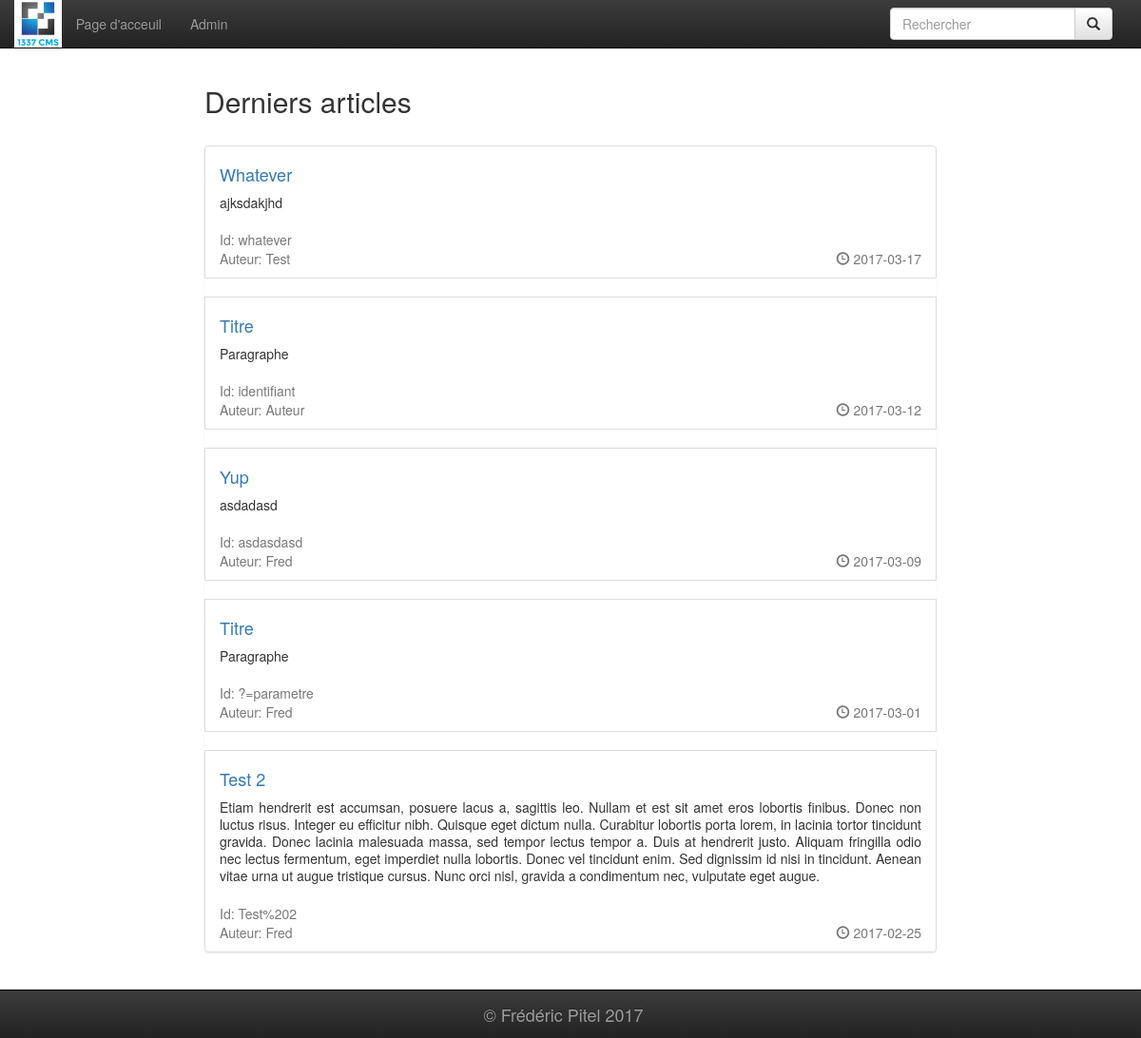
The page / on the database its author committed.
### tables this page shows
CREATE TABLE article (
  id integer primary key,
  titre varchar(100),
  identifiant varchar(50),
  auteur varchar(100),
  date_publication text,
  paragraphe varchar(500)
);

### index.py (the view)
@app.route('/')
def page_accueil():
    date = datetime.date.today().isoformat()
    articles = get_db().get_derniers_articles(date)
    return render_template('acceuil.html',
                           articles=articles)

### database.py (called while the page is built)
    def get_connection(self):
        if self.connection is None:
            self.connection = sqlite3.connect(PATH_TO_DB)
        return self.connection

    def disconnect(self):
        if self.connection is not None:
            self.connection.close()

    def get_derniers_articles(self, date):
        cursor = self.get_connection().cursor()
        cursor.execute("SELECT * FROM article "
                       "WHERE date_publication <= '{}'"
                       "ORDER BY date_publication DESC LIMIT 5;"
                       .format(date))
        return [Article(row) for row in cursor.fetchall()]

### index.py (called while the page is built)
def get_db():
    db = getattr(g, '_database', None)
    if db is None:
        g._database = Database()
    return g._database

@app.teardown_appcontext
def close_connection(exception):
    db = getattr(g, '_database', None)
    if db is not None:
        db.disconnect()

### templates/acceuil.html
{% extends "wrapper.html" %}
{% block content %}
    <h2>Derniers articles</h2><br/>
    {% if not articles %}
        <h3>Aucun article.</h3>
    {% else %}
        <ul class="list-group">
            {% for article in articles %}
                <li class="list-group-item">
                    <h4><a href="/article/{{ article.identifiant }}" class="list-group-item-heading">{{ article.titre }}</a></h4>
                    <p class ="list-group-item-text" style="text-align:justify;">{{ article.paragraphe }}</p><br/>
                    <div class="text-muted">Id: {{ article.identifiant }}</div>
                    <div class="row text-muted">
                        <div class="col-md-6">Auteur: {{ article.auteur }}</div>
                        <div class="col-md-6 text-right"><span class="glyphicon glyphicon-time"></span> {{ article.date }}</div>
                    </div>
                </li>
                {% if not loop.last %}
                    <br/>
                {% endif %}
            {% endfor %}
        </ul>
    {% endif %}
{% endblock %}

### rows shown on the page
article: titre "Whatever", paragraphe "ajksdakjhd", identifiant "whatever", auteur "Test", date "2017-03-17"
article: titre "Titre", paragraphe "Paragraphe", identifiant "identifiant", auteur "Auteur", date "2017-03-12"
article: titre "Yup", paragraphe "asdadasd", identifiant "asdasdasd", auteur "Fred", date "2017-03-09"
article: titre "Titre", paragraphe "Paragraphe", identifiant "?=parametre", auteur "Fred", date "2017-03-01"
article: titre "Test 2", paragraphe "Etiam hendrerit est accumsan, posuere lacus a, sagittis leo. Nullam et est sit amet eros lobortis finibus. Donec non luctus risus. Integer eu efficitur nibh. Quisque eget dictum nulla. Curabitur lobortis porta lorem, in lacinia tortor tincidunt gravida. Donec lacinia malesuada massa, sed tempor lectus tempor a. Duis at hendrerit justo. Aliquam fringilla odio nec lectus fermentum, eget imperdiet nulla lobortis. Donec vel tincidunt enim. Sed dignissim id nisi in tincidunt. Aenean vitae urna ut augue tristique cursus. Nunc orci nisl, gravida a condimentum nec, vulputate eget augue.", identifiant "Test%202", auteur "Fred", date "2017-02-25"
